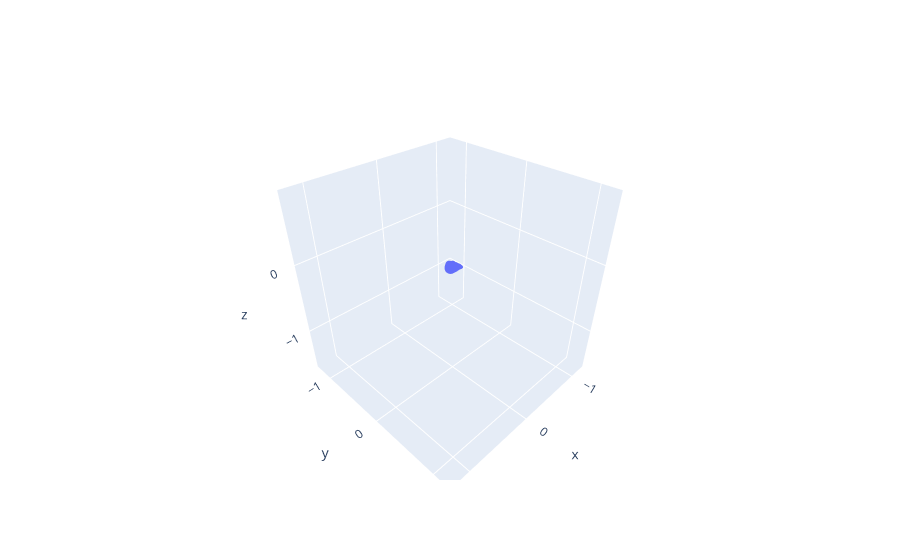

The notebook cell saved with this chart:
### Code cell
import open3d as o3d
import numpy as np
import plotly.graph_objects as go

mesh_path = r"C:\Eli Folder temp\geotransformer-faces-updated\scans\FaMoS_180424_03335_TA\natural_head_rotation.000001.obj"
landmark_path = r"data/faces/demo/ref_3.npy"

scale_factor = 0.001 # mesh scaling only

# ---- Mesh to scaled point cloud ----
mesh = o3d.io.read_triangle_mesh(mesh_path)
mesh.compute_vertex_normals()
pcd = mesh.sample_points_uniformly(number_of_points=20000)

mesh_points = np.asarray(pcd.points) * scale_factor


# ---- Center mesh at (0,0,0) ----
centroid = mesh_points.mean(axis=0)
mesh_points = mesh_points - centroid

# ---- Load landmark / ref points (UNSCALED) ----
ref_points = np.load(landmark_path)

# ---- Combine for proper axis scaling ----
all_points = np.vstack([mesh_points, ref_points])

min_bound = all_points.min(axis=0)
max_bound = all_points.max(axis=0)
center = (min_bound + max_bound) / 2.0
extent = (max_bound - min_bound).max() / 2.0

x_range = [center[0] - extent, center[0] + extent]
y_range = [center[1] - extent, center[1] + extent]
z_range = [center[2] - extent, center[2] + extent]

# ---- Plot ----
fig = go.Figure()

# Scaled mesh
fig.add_trace(go.Scatter3d(
    x=mesh_points[:, 0],
    y=mesh_points[:, 1],
    z=mesh_points[:, 2],
    mode='markers',
    marker=dict(size=2),
    name="Scaled Mesh"
))
"""
# Unscaled reference points
fig.add_trace(go.Scatter3d(
    x=ref_points[:, 0],
    y=ref_points[:, 1],
    z=ref_points[:, 2],
    mode='markers',
    marker=dict(size=6),
    name="Reference Points"
))
"""
fig.update_layout(
    scene=dict(
        xaxis=dict(range=x_range),
        yaxis=dict(range=y_range),
        zaxis=dict(range=z_range),
        aspectmode='cube'
    )
)

fig.show()

### Figure 1 — Plotly figure (JSON) as saved in the notebook; plotly's stock layout.template omitted (floating-point values rounded to 4 significant figures; data arrays with more than 128 entries replaced by an {"elided": "..."} marker saying what was removed)
{"data": [{"marker": {"size": 2}, "mode": "markers", "name": "Scaled Mesh", "type": "scatter3d", "x": {"elided": "20000 float values"}, "y": {"elided": "20000 float values"}, "z": {"elided": "20000 float values"}}], "layout": {"scene": {"aspectmode": "cube", "xaxis": {"range": [-1.262, 1.3]}, "yaxis": {"range": [-1.31, 1.251]}, "zaxis": {"range": [-1.63, 0.932]}}}}
